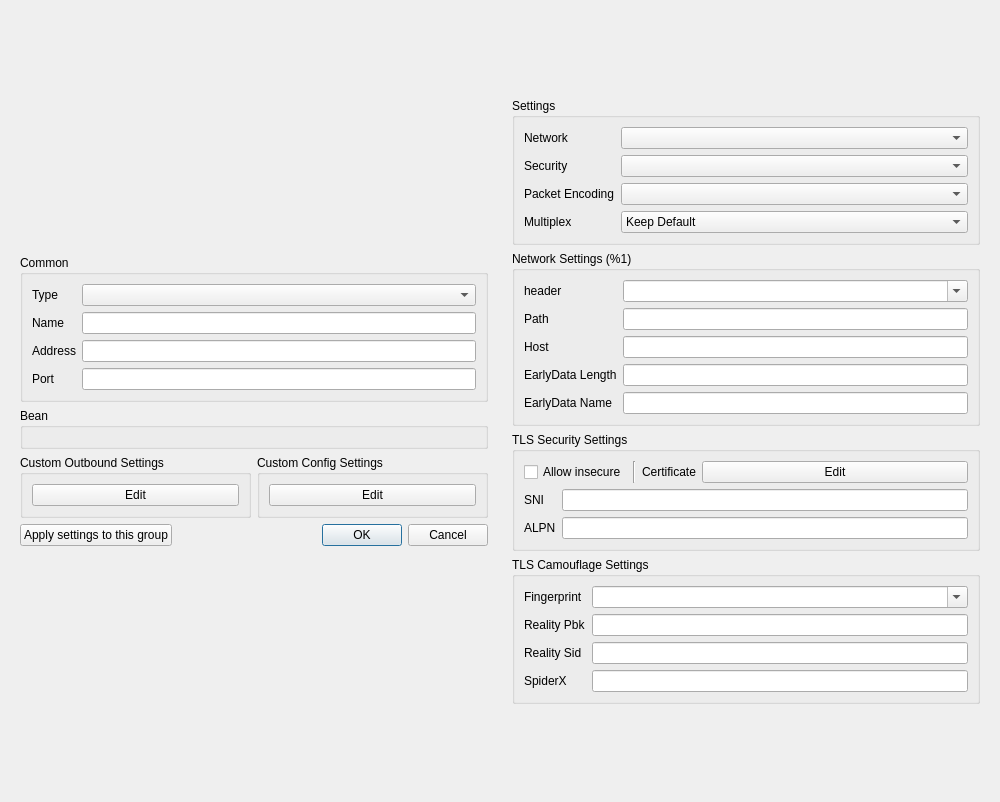
<?xml version="1.0" encoding="UTF-8"?>
<ui version="4.0">
 <class>DialogEditProfile</class>
 <widget class="QWidget" name="DialogEditProfile">
  <property name="geometry">
   <rect>
    <x>0</x>
    <y>0</y>
    <width>1000</width>
    <height>802</height>
   </rect>
  </property>
  <property name="sizePolicy">
   <sizepolicy hsizetype="Preferred" vsizetype="Preferred">
    <horstretch>0</horstretch>
    <verstretch>0</verstretch>
   </sizepolicy>
  </property>
  <property name="windowTitle">
   <string>Edit</string>
  </property>
  <layout class="QHBoxLayout" name="dialog_layout">
   <item>
    <widget class="QWidget" name="left_w" native="true">
     <property name="sizePolicy">
      <sizepolicy hsizetype="Minimum" vsizetype="Maximum">
       <horstretch>0</horstretch>
       <verstretch>0</verstretch>
      </sizepolicy>
     </property>
     <property name="minimumSize">
      <size>
       <width>400</width>
       <height>0</height>
      </size>
     </property>
     <layout class="QVBoxLayout" name="left">
      <property name="sizeConstraint">
       <enum>QLayout::SetDefaultConstraint</enum>
      </property>
      <item>
       <widget class="QGroupBox" name="groupBox">
        <property name="sizePolicy">
         <sizepolicy hsizetype="Preferred" vsizetype="Maximum">
          <horstretch>0</horstretch>
          <verstretch>0</verstretch>
         </sizepolicy>
        </property>
        <property name="title">
         <string>Common</string>
        </property>
        <layout class="QVBoxLayout" name="verticalLayout_3">
         <item>
          <layout class="QGridLayout" name="gridLayout_2">
           <item row="2" column="1">
            <widget class="MyLineEdit" name="address"/>
           </item>
           <item row="1" column="1">
            <widget class="MyLineEdit" name="name"/>
           </item>
           <item row="3" column="1">
            <widget class="QLineEdit" name="port"/>
           </item>
           <item row="0" column="0">
            <widget class="QLabel" name="type_l">
             <property name="text">
              <string>Type</string>
             </property>
            </widget>
           </item>
           <item row="3" column="0">
            <widget class="QLabel" name="port_l">
             <property name="text">
              <string>Port</string>
             </property>
            </widget>
           </item>
           <item row="2" column="0">
            <widget class="QLabel" name="address_l">
             <property name="text">
              <string>Address</string>
             </property>
            </widget>
           </item>
           <item row="1" column="0">
            <widget class="QLabel" name="label">
             <property name="text">
              <string>Name</string>
             </property>
            </widget>
           </item>
           <item row="0" column="1">
            <widget class="QComboBox" name="type"/>
           </item>
          </layout>
         </item>
        </layout>
       </widget>
      </item>
      <item>
       <widget class="QGroupBox" name="bean">
        <property name="sizePolicy">
         <sizepolicy hsizetype="Preferred" vsizetype="Maximum">
          <horstretch>0</horstretch>
          <verstretch>0</verstretch>
         </sizepolicy>
        </property>
        <property name="title">
         <string notr="true">Bean</string>
        </property>
        <layout class="QVBoxLayout" name="verticalLayout_4">
         <item>
          <widget class="QWidget" name="fake" native="true"/>
         </item>
        </layout>
       </widget>
      </item>
      <item>
       <layout class="QHBoxLayout" name="horizontalLayout_2">
        <item>
         <widget class="QGroupBox" name="custom_box">
          <property name="sizePolicy">
           <sizepolicy hsizetype="Preferred" vsizetype="Maximum">
            <horstretch>0</horstretch>
            <verstretch>0</verstretch>
           </sizepolicy>
          </property>
          <property name="title">
           <string>Custom Outbound Settings</string>
          </property>
          <layout class="QVBoxLayout" name="verticalLayout_5">
           <item>
            <widget class="QPushButton" name="custom_outbound_edit">
             <property name="text">
              <string notr="true">Edit</string>
             </property>
            </widget>
           </item>
          </layout>
         </widget>
        </item>
        <item>
         <widget class="QGroupBox" name="custom_global_box">
          <property name="title">
           <string>Custom Config Settings</string>
          </property>
          <layout class="QHBoxLayout" name="horizontalLayout_3">
           <item>
            <widget class="QPushButton" name="custom_config_edit">
             <property name="text">
              <string notr="true">Edit</string>
             </property>
            </widget>
           </item>
          </layout>
         </widget>
        </item>
       </layout>
      </item>
      <item>
       <layout class="QHBoxLayout" name="horizontalLayout_4">
        <item>
         <widget class="QPushButton" name="apply_to_group">
          <property name="text">
           <string>Apply settings to this group</string>
          </property>
         </widget>
        </item>
        <item>
         <widget class="QDialogButtonBox" name="buttonBox">
          <property name="sizePolicy">
           <sizepolicy hsizetype="Expanding" vsizetype="Fixed">
            <horstretch>0</horstretch>
            <verstretch>0</verstretch>
           </sizepolicy>
          </property>
          <property name="orientation">
           <enum>Qt::Horizontal</enum>
          </property>
          <property name="standardButtons">
           <set>QDialogButtonBox::Cancel|QDialogButtonBox::Ok</set>
          </property>
         </widget>
        </item>
       </layout>
      </item>
     </layout>
    </widget>
   </item>
   <item>
    <widget class="QWidget" name="right_all_w" native="true">
     <property name="sizePolicy">
      <sizepolicy hsizetype="Preferred" vsizetype="Maximum">
       <horstretch>0</horstretch>
       <verstretch>0</verstretch>
      </sizepolicy>
     </property>
     <property name="minimumSize">
      <size>
       <width>400</width>
       <height>0</height>
      </size>
     </property>
     <property name="toolTip">
      <string/>
     </property>
     <layout class="QVBoxLayout" name="right_layout">
      <property name="sizeConstraint">
       <enum>QLayout::SetDefaultConstraint</enum>
      </property>
      <item>
       <widget class="QGroupBox" name="stream_box">
        <property name="sizePolicy">
         <sizepolicy hsizetype="Preferred" vsizetype="Maximum">
          <horstretch>0</horstretch>
          <verstretch>0</verstretch>
         </sizepolicy>
        </property>
        <property name="title">
         <string>Settings</string>
        </property>
        <layout class="QVBoxLayout" name="verticalLayout">
         <item>
          <layout class="QGridLayout" name="_2">
           <item row="0" column="1">
            <widget class="QComboBox" name="network">
             <property name="sizePolicy">
              <sizepolicy hsizetype="Expanding" vsizetype="Fixed">
               <horstretch>0</horstretch>
               <verstretch>0</verstretch>
              </sizepolicy>
             </property>
             <item>
              <property name="text">
               <string notr="true"/>
              </property>
             </item>
             <item>
              <property name="text">
               <string notr="true">tcp</string>
              </property>
             </item>
             <item>
              <property name="text">
               <string notr="true">ws</string>
              </property>
             </item>
             <item>
              <property name="text">
               <string notr="true">httpupgrade</string>
              </property>
             </item>
             <item>
              <property name="text">
               <string notr="true">http</string>
              </property>
             </item>
             <item>
              <property name="text">
               <string notr="true">grpc</string>
              </property>
             </item>
             <item>
              <property name="text">
               <string notr="true">quic</string>
              </property>
             </item>
            </widget>
           </item>
           <item row="2" column="1">
            <widget class="QComboBox" name="packet_encoding">
             <item>
              <property name="text">
               <string notr="true"/>
              </property>
             </item>
             <item>
              <property name="text">
               <string notr="true">packetaddr</string>
              </property>
             </item>
             <item>
              <property name="text">
               <string notr="true">xudp</string>
              </property>
             </item>
            </widget>
           </item>
           <item row="0" column="0">
            <widget class="QLabel" name="network_l">
             <property name="toolTip">
              <string>The underlying transport method. It must be consistent with the server, otherwise, the connection cannot be established.</string>
             </property>
             <property name="text">
              <string>Network</string>
             </property>
            </widget>
           </item>
           <item row="1" column="1">
            <widget class="QComboBox" name="security">
             <item>
              <property name="text">
               <string notr="true"/>
              </property>
             </item>
             <item>
              <property name="text">
               <string notr="true">tls</string>
              </property>
             </item>
            </widget>
           </item>
           <item row="1" column="0">
            <widget class="QLabel" name="security_l">
             <property name="toolTip">
              <string>Transport Layer Security. It must be consistent with the server, otherwise, the connection cannot be established.</string>
             </property>
             <property name="text">
              <string>Security</string>
             </property>
            </widget>
           </item>
           <item row="2" column="0">
            <widget class="QLabel" name="packet_encoding_l">
             <property name="toolTip">
              <string>UDP FullCone Packet encoding for implementing features such as UDP FullCone. Server support is required, if the wrong selection is made, the connection cannot be made. Please leave it blank.</string>
             </property>
             <property name="text">
              <string>Packet Encoding</string>
             </property>
            </widget>
           </item>
           <item row="3" column="0">
            <widget class="QLabel" name="multiplex_l">
             <property name="toolTip">
              <string>Server support is required</string>
             </property>
             <property name="text">
              <string>Multiplex</string>
             </property>
            </widget>
           </item>
           <item row="3" column="1">
            <widget class="QComboBox" name="multiplex">
             <item>
              <property name="text">
               <string>Keep Default</string>
              </property>
             </item>
             <item>
              <property name="text">
               <string>On</string>
              </property>
             </item>
             <item>
              <property name="text">
               <string>Off</string>
              </property>
             </item>
            </widget>
           </item>
          </layout>
         </item>
        </layout>
       </widget>
      </item>
      <item>
       <widget class="QGroupBox" name="network_box">
        <property name="sizePolicy">
         <sizepolicy hsizetype="Preferred" vsizetype="Maximum">
          <horstretch>0</horstretch>
          <verstretch>0</verstretch>
         </sizepolicy>
        </property>
        <property name="title">
         <string>Network Settings (%1)</string>
        </property>
        <layout class="QGridLayout" name="gridLayout">
         <item row="1" column="0">
          <widget class="QLabel" name="path_l">
           <property name="toolTip">
            <string notr="true">http path (ws/http/伪装http)
serviceName (gRPC)
key (QUIC)</string>
           </property>
           <property name="text">
            <string notr="true">Path</string>
           </property>
          </widget>
         </item>
         <item row="2" column="1">
          <widget class="MyLineEdit" name="host"/>
         </item>
         <item row="2" column="0">
          <widget class="QLabel" name="host_l">
           <property name="toolTip">
            <string notr="true">http host (ws/http/伪装http)
security (QUIC)</string>
           </property>
           <property name="text">
            <string notr="true">Host</string>
           </property>
          </widget>
         </item>
         <item row="0" column="0">
          <widget class="QLabel" name="header_type_l">
           <property name="sizePolicy">
            <sizepolicy hsizetype="Maximum" vsizetype="Preferred">
             <horstretch>0</horstretch>
             <verstretch>0</verstretch>
            </sizepolicy>
           </property>
           <property name="toolTip">
            <string notr="true">伪装头部类型 (tcp/quic)</string>
           </property>
           <property name="text">
            <string notr="true">header</string>
           </property>
          </widget>
         </item>
         <item row="1" column="1">
          <widget class="MyLineEdit" name="path"/>
         </item>
         <item row="0" column="1">
          <widget class="QComboBox" name="header_type">
           <property name="sizePolicy">
            <sizepolicy hsizetype="Minimum" vsizetype="Fixed">
             <horstretch>0</horstretch>
             <verstretch>0</verstretch>
            </sizepolicy>
           </property>
           <property name="editable">
            <bool>true</bool>
           </property>
           <item>
            <property name="text">
             <string notr="true"/>
            </property>
           </item>
           <item>
            <property name="text">
             <string notr="true">http</string>
            </property>
           </item>
          </widget>
         </item>
         <item row="3" column="1">
          <widget class="MyLineEdit" name="ws_early_data_length"/>
         </item>
         <item row="3" column="0">
          <widget class="QLabel" name="ws_early_data_length_l">
           <property name="text">
            <string notr="true">EarlyData Length</string>
           </property>
          </widget>
         </item>
         <item row="4" column="1">
          <widget class="MyLineEdit" name="ws_early_data_name"/>
         </item>
         <item row="4" column="0">
          <widget class="QLabel" name="ws_early_data_name_l">
           <property name="text">
            <string notr="true">EarlyData Name</string>
           </property>
          </widget>
         </item>
        </layout>
       </widget>
      </item>
      <item>
       <widget class="QGroupBox" name="security_box">
        <property name="sizePolicy">
         <sizepolicy hsizetype="Preferred" vsizetype="Maximum">
          <horstretch>0</horstretch>
          <verstretch>0</verstretch>
         </sizepolicy>
        </property>
        <property name="title">
         <string>TLS Security Settings</string>
        </property>
        <layout class="QVBoxLayout" name="verticalLayout_2">
         <item>
          <layout class="QHBoxLayout" name="horizontalLayout">
           <item>
            <widget class="QCheckBox" name="insecure">
             <property name="sizePolicy">
              <sizepolicy hsizetype="Maximum" vsizetype="Fixed">
               <horstretch>0</horstretch>
               <verstretch>0</verstretch>
              </sizepolicy>
             </property>
             <property name="toolTip">
              <string>When enabled, V2Ray will not check the validity of the TLS certificate provided by the remote host (the security is equivalent to plaintext)</string>
             </property>
             <property name="text">
              <string>Allow insecure</string>
             </property>
            </widget>
           </item>
           <item>
            <widget class="Line" name="line">
             <property name="orientation">
              <enum>Qt::Vertical</enum>
             </property>
            </widget>
           </item>
           <item>
            <widget class="QLabel" name="label_6">
             <property name="sizePolicy">
              <sizepolicy hsizetype="Maximum" vsizetype="Preferred">
               <horstretch>0</horstretch>
               <verstretch>0</verstretch>
              </sizepolicy>
             </property>
             <property name="toolTip">
              <string notr="true"/>
             </property>
             <property name="text">
              <string>Certificate</string>
             </property>
            </widget>
           </item>
           <item>
            <widget class="QPushButton" name="certificate_edit">
             <property name="text">
              <string notr="true">Edit</string>
             </property>
            </widget>
           </item>
          </layout>
         </item>
         <item>
          <layout class="QGridLayout" name="_3">
           <item row="0" column="1">
            <widget class="MyLineEdit" name="sni"/>
           </item>
           <item row="0" column="0">
            <widget class="QLabel" name="label_5">
             <property name="toolTip">
              <string>Server name indication, clear text.</string>
             </property>
             <property name="text">
              <string notr="true">SNI</string>
             </property>
            </widget>
           </item>
           <item row="1" column="0">
            <widget class="QLabel" name="label_8">
             <property name="toolTip">
              <string>Application layer protocol negotiation, clear text. Please separate them with commas.</string>
             </property>
             <property name="text">
              <string notr="true">ALPN</string>
             </property>
            </widget>
           </item>
           <item row="1" column="1">
            <widget class="MyLineEdit" name="alpn"/>
           </item>
          </layout>
         </item>
        </layout>
       </widget>
      </item>
      <item>
       <widget class="QGroupBox" name="tls_camouflage_box">
        <property name="title">
         <string>TLS Camouflage Settings</string>
        </property>
        <layout class="QGridLayout" name="gridLayout_3">
         <item row="0" column="1">
          <widget class="QComboBox" name="utlsFingerprint">
           <property name="editable">
            <bool>true</bool>
           </property>
          </widget>
         </item>
         <item row="0" column="0">
          <widget class="QLabel" name="label_2">
           <property name="sizePolicy">
            <sizepolicy hsizetype="Maximum" vsizetype="Preferred">
             <horstretch>0</horstretch>
             <verstretch>0</verstretch>
            </sizepolicy>
           </property>
           <property name="text">
            <string notr="true">Fingerprint</string>
           </property>
          </widget>
         </item>
         <item row="1" column="0">
          <widget class="QLabel" name="reality_pbk_l">
           <property name="toolTip">
            <string>Reality public key. If not empty, turn TLS into REALITY.</string>
           </property>
           <property name="text">
            <string notr="true">Reality Pbk</string>
           </property>
          </widget>
         </item>
         <item row="2" column="0">
          <widget class="QLabel" name="reality_sid_l">
           <property name="toolTip">
            <string>Reality short id. Accept only one value.</string>
           </property>
           <property name="text">
            <string notr="true">Reality Sid</string>
           </property>
          </widget>
         </item>
         <item row="2" column="1">
          <widget class="MyLineEdit" name="reality_sid"/>
         </item>
         <item row="1" column="1">
          <widget class="MyLineEdit" name="reality_pbk"/>
         </item>
         <item row="3" column="0">
          <widget class="QLabel" name="reality_spx_l">
           <property name="toolTip">
            <string notr="true"/>
           </property>
           <property name="text">
            <string notr="true">SpiderX</string>
           </property>
          </widget>
         </item>
         <item row="3" column="1">
          <widget class="MyLineEdit" name="reality_spx"/>
         </item>
        </layout>
       </widget>
      </item>
     </layout>
    </widget>
   </item>
  </layout>
 </widget>
 <customwidgets>
  <customwidget>
   <class>MyLineEdit</class>
   <extends>QLineEdit</extends>
   <header>ui/widget/MyLineEdit.h</header>
  </customwidget>
 </customwidgets>
 <tabstops>
  <tabstop>type</tabstop>
  <tabstop>name</tabstop>
  <tabstop>address</tabstop>
  <tabstop>port</tabstop>
  <tabstop>custom_outbound_edit</tabstop>
  <tabstop>custom_config_edit</tabstop>
  <tabstop>apply_to_group</tabstop>
  <tabstop>network</tabstop>
  <tabstop>security</tabstop>
  <tabstop>packet_encoding</tabstop>
  <tabstop>multiplex</tabstop>
  <tabstop>header_type</tabstop>
  <tabstop>path</tabstop>
  <tabstop>host</tabstop>
  <tabstop>ws_early_data_length</tabstop>
  <tabstop>ws_early_data_name</tabstop>
  <tabstop>insecure</tabstop>
  <tabstop>certificate_edit</tabstop>
  <tabstop>sni</tabstop>
  <tabstop>alpn</tabstop>
  <tabstop>utlsFingerprint</tabstop>
  <tabstop>reality_pbk</tabstop>
  <tabstop>reality_sid</tabstop>
 </tabstops>
 <resources/>
</ui>
